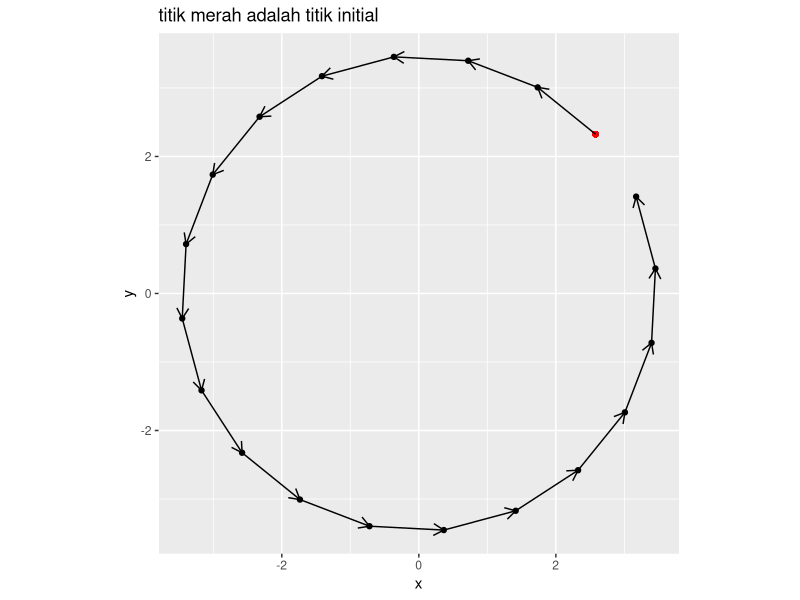
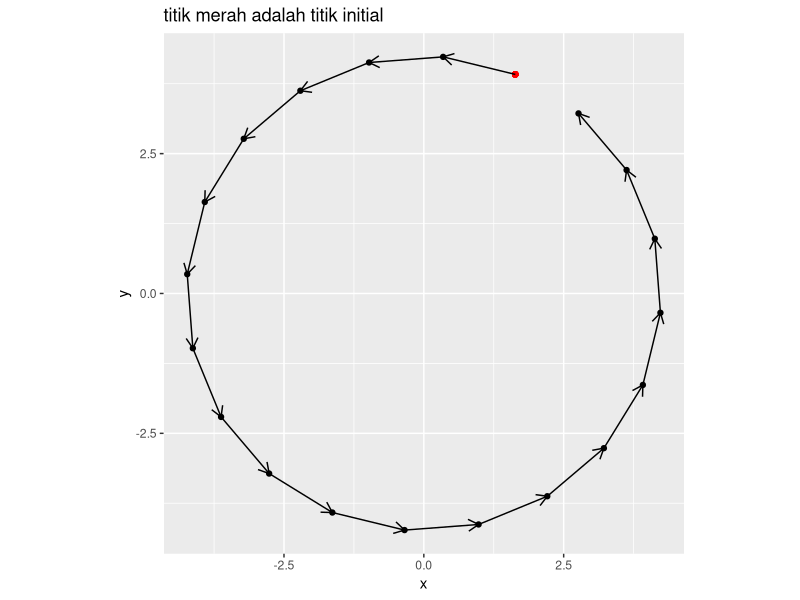

The R script that drew these images, in order:
## ---- chunk 1
rm(list=ls())
options(digits = 4)

library(dplyr)
library(ggplot2)
## ---- chunk 2
# function untuk random titik
rand_titik = function(a,b){
  runif(2,a,b)
}
## ---- chunk 3
# function mulai dari sini
rotasi_kan = function(x0,rot){
  # menghitung theta
  theta = 2*pi/rot

  # definisi matriks rotasi
  A = matrix(c(cos(theta),-sin(theta),
             sin(theta),cos(theta)),
           ncol = 2,byrow = T)
  
  # bikin template
  temp = vector("list")
  temp[[1]] = x0

  # proses rotasi
  for(i in 2:rot){
    xk = A %*% x0
    temp[[i]] = xk
    x0 = xk
  }
  
  # bikin template data frame
  final = data.frame(x = rep(NA,rot),
                     y = rep(NA,rot))
  
  # gabung data dari list
  for(i in 1:rot){
    tempura = temp[[i]]
    final$x[i] = tempura[1]
    final$y[i] = tempura[2]
  }

  # bikin plot
  plot = 
    ggplot() +
    geom_point(aes(x,y),data = final) +
    geom_point(aes(x[1],y[1]),
               data = final,
               color = "red") +
    coord_equal() +
    labs(title = "titik merah adalah titik initial") 
  
  # enrich
  panah = data.frame(
    x_start = final$x[1:(rot-1)],
    x_end = final$x[2:rot],
    y_start = final$y[1:(rot-1)],
    y_end = final$y[2:rot]
  )
  
  plot = 
    plot + 
    geom_segment(aes(x = x_start,
                 xend = x_end,
                 y = y_start,
                 yend = y_end),
                 data = panah,
                 arrow = arrow(length = unit(.3,"cm"))
                 )
  
  # definisi output
  list("Grafik" = plot,
       "Data" = final)
  }
## ---- chunk 4
# uji coba
rot = 20 # berapa banyak rotasi
x0 = rand_titik(0,10) # generate random titik

rotasi_kan(x0,rot)
## ---- chunk 5
# uji coba
rot = 20 # berapa banyak rotasi
x0 = rand_titik(0,10) # generate random titik

rotasi_kan(x0,rot)
